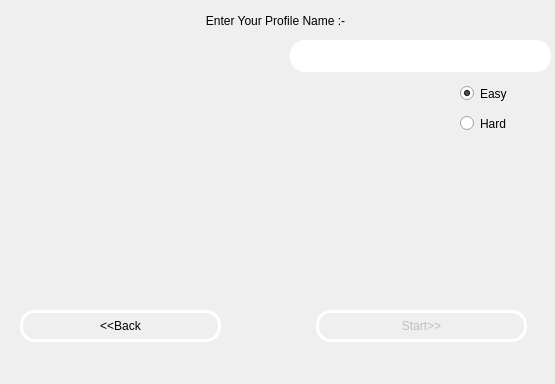
<?xml version="1.0" encoding="UTF-8"?>
<ui version="4.0">
 <class>NewProfile</class>
 <widget class="QDialog" name="NewProfile">
  <property name="geometry">
   <rect>
    <x>0</x>
    <y>0</y>
    <width>555</width>
    <height>384</height>
   </rect>
  </property>
  <property name="windowTitle">
   <string>Create New Profile</string>
  </property>
  <property name="styleSheet">
   <string notr="true">background-image:url(bike2.jpg)</string>
  </property>
  <widget class="QPushButton" name="start">
   <property name="enabled">
    <bool>false</bool>
   </property>
   <property name="geometry">
    <rect>
     <x>316</x>
     <y>310</y>
     <width>211</width>
     <height>32</height>
    </rect>
   </property>
   <property name="styleSheet">
    <string notr="true">border:3px solid white;
border-radius:15px;</string>
   </property>
   <property name="text">
    <string>Start&gt;&gt;</string>
   </property>
  </widget>
  <widget class="QPushButton" name="back">
   <property name="geometry">
    <rect>
     <x>20</x>
     <y>310</y>
     <width>201</width>
     <height>32</height>
    </rect>
   </property>
   <property name="styleSheet">
    <string notr="true">border:3px solid white;
border-radius:15px;</string>
   </property>
   <property name="text">
    <string>&lt;&lt;Back</string>
   </property>
  </widget>
  <widget class="QLabel" name="label">
   <property name="geometry">
    <rect>
     <x>10</x>
     <y>10</y>
     <width>531</width>
     <height>21</height>
    </rect>
   </property>
   <property name="text">
    <string>Enter Your Profile Name :-</string>
   </property>
   <property name="alignment">
    <set>Qt::AlignCenter</set>
   </property>
  </widget>
  <widget class="QLineEdit" name="lineEdit">
   <property name="geometry">
    <rect>
     <x>290</x>
     <y>40</y>
     <width>261</width>
     <height>32</height>
    </rect>
   </property>
   <property name="styleSheet">
    <string notr="true">border:3px solid white;
border-radius:15px;</string>
   </property>
  </widget>
  <widget class="QRadioButton" name="easy">
   <property name="geometry">
    <rect>
     <x>460</x>
     <y>80</y>
     <width>91</width>
     <height>27</height>
    </rect>
   </property>
   <property name="text">
    <string>Easy</string>
   </property>
   <property name="checked">
    <bool>true</bool>
   </property>
  </widget>
  <widget class="QRadioButton" name="hard">
   <property name="geometry">
    <rect>
     <x>460</x>
     <y>110</y>
     <width>91</width>
     <height>27</height>
    </rect>
   </property>
   <property name="text">
    <string>Hard</string>
   </property>
  </widget>
 </widget>
 <resources/>
 <connections/>
</ui>
